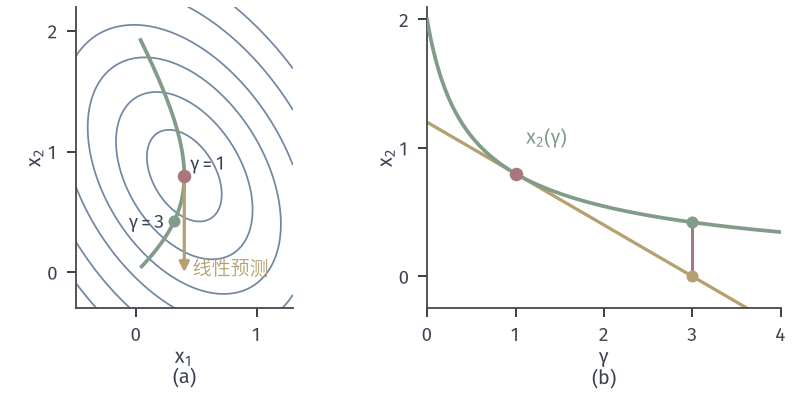

Write the Python code that produced this figure.
from pathlib import Path
import sys
sys.path.insert(0, str(Path(__file__).resolve().parents[1]/'sens-common'))
from sens_core import *
# Ridge: A=[[1,1],[1,0]], b=(2,0). H(gamma)=A'A+gamma I, x(gamma)=H^{-1}A'b. Contours at gamma=1, path, tangent, finite jump to gamma=3.
fig, axs = figure(width_mm=112, height_mm=56, ncols=2)
A = np.array([[1., 1], [1, 0]]); b = np.array([2., 0])
def sol(g): return np.linalg.solve(A.T@A+g*np.eye(2), A.T@b)
ax = axs[0]
x0 = sol(1.); H = A.T@A+np.eye(2)
d = -np.linalg.solve(H, x0)
X, Y = np.meshgrid(np.linspace(-.5, 1.3, 200), np.linspace(-.3, 2.2, 200))
Z = .5*((X+Y-2)**2+(X)**2)+.5*(X**2+Y**2)
ax.contour(X, Y, Z, levels=[Z.min()+s for s in (.12, .4, .8, 1.3, 2.0, 2.8)], colors=BLUE, linewidths=.7)
G = np.geomspace(.02, 40, 300); P = np.array([sol(g) for g in G])
ax.plot(P[:, 0], P[:, 1], color=GREEN, lw=1.5, zorder=4)
x3 = sol(3.); pred = x0+2*d
ax.annotate('', xy=pred, xytext=x0, arrowprops=dict(arrowstyle='-|>', color=YELLOW, lw=1.3, mutation_scale=8, shrinkA=0, shrinkB=0), zorder=5)
opt_point(ax, x0); ax.plot(*x3, 'o', color=GREEN, ms=3.8, zorder=7)
ax.text(.45, .85, r'$\gamma=1$', fontsize=7.5)
ax.text(.24, .36, r'$\gamma=3$', fontsize=7.5, ha='right')
ax.text(.47, .03, '线性预测', fontsize=7.5, color=YELLOW, va='center')
ax.set_aspect('equal'); clean(ax, (-.5, 1.3), (-.3, 2.2), xlabel='$x_1$', ylabel='$x_2$', sub='(a)')
ax.set_xticks([0, 1]); ax.set_yticks([0, 1, 2])
ax = axs[1]
G2 = np.linspace(0, 4, 201); P2 = np.array([sol(max(g, 1e-9)) for g in G2])
ax.plot(G2, P2[:, 1], color=GREEN, lw=1.5, zorder=3)
ax.plot(G2, x0[1]+(G2-1)*d[1], color=YELLOW, lw=1.3, zorder=2)
opt_point(ax, (1, x0[1]))
ax.plot([3, 3], [pred[1], x3[1]], color=RED, lw=1.2, zorder=4)
ax.plot([3], [x3[1]], 'o', color=GREEN, ms=3.8, zorder=6)
ax.plot([3], [pred[1]], 'o', color=YELLOW, ms=3.8, zorder=6)
ax.text(1.12, 1.03, r'$x_2(\gamma)$', fontsize=8, color=GREEN)
clean(ax, (0, 4), (-.25, 2.1), xlabel=r'$\gamma$', sub='(b)', ylabel='$x_2$')
ax.set_xticks([0, 1, 2, 3, 4]); ax.set_yticks([0, 1, 2])
save(fig, Path(__file__).resolve().parent, 'figure', {'x(1)': list(x0), 'dx': list(d), 'x(3)': list(x3), 'pred': list(pred)})
print(x0, d, x3, pred)
